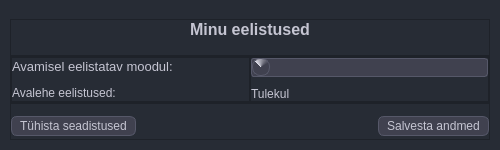
<?xml version="1.0" encoding="UTF-8"?>
<ui version="4.0">
 <class>Dialog</class>
 <widget class="QDialog" name="Dialog">
  <property name="geometry">
   <rect>
    <x>0</x>
    <y>0</y>
    <width>500</width>
    <height>150</height>
   </rect>
  </property>
  <property name="sizePolicy">
   <sizepolicy hsizetype="Fixed" vsizetype="Fixed">
    <horstretch>0</horstretch>
    <verstretch>0</verstretch>
   </sizepolicy>
  </property>
  <property name="windowTitle">
   <string>Kasutaja eelistused</string>
  </property>
  <property name="styleSheet">
   <string notr="true">/*üleüldine taust ja toonid*/
/*--gray-0: #fff;
    --gray-50: #f7f7f8;
    --gray-100: #ececf1;
    --gray-200: #d9d9e3;
    --gray-300: #c5c5d2;
    --gray-400: #acacbe;
    --gray-500: #8e8ea0;
    --gray-600: #565869;
    --gray-700: #40414f;
    --gray-800: #343541;
    --gray-900: #202123;
    --gray-950: #050509;
*/

/*style the combobox itself*/


QWidget{
    background-color: #272c35;
	color:#c5c5d2
}


/*esialgu jaotamata omadused*/
QComboBox{

	background-color:#40414f;
	color:#ececf1;
	border: 1px solid #565869;
	border-radius: 3px;
	padding-left: 5px
}

/*Style the dropdown area*/
QComboBox::drop-down{
	background-color: qconicalgradient(cx:0.5, cy:0.5, angle:135, stop:0.704545 rgba(64, 65, 79), stop:1 rgba(217, 217, 227));
	border: 1px solid #565869;
	border-radius: 8px;
	height:16px;
	width: 16px;
	subcontrol-origin: padding;
    subcontrol-position: left
}

QComboBox::on{

  	border: 0.5px solid #acacbe;
}

QAbstractItemView {
	background-color:#40414f;
	color:#ececf1;
	border: 1px solid #565869;
	border-radius: 4px;
	padding-left: 5px
}


QPushButton{
	padding: 2px 8px;
	text-align: center;
	border-radius: 6px;
	background-color:#40414f;
	border: 1px solid #565869;
}


QPushButton:hover{
    background-color: #8e8ea0;
	border: 0.5px solid #acacbe;
	color: #343541;
	text-align: center;	
	padding: 2px 8px;
    border-radius: 6px;
	
}

</string>
  </property>
  <layout class="QVBoxLayout" name="verticalLayout_2">
   <property name="spacing">
    <number>0</number>
   </property>
   <property name="leftMargin">
    <number>10</number>
   </property>
   <property name="topMargin">
    <number>19</number>
   </property>
   <property name="rightMargin">
    <number>10</number>
   </property>
   <property name="bottomMargin">
    <number>10</number>
   </property>
   <item>
    <widget class="QFrame" name="f_Label">
     <property name="frameShape">
      <enum>QFrame::StyledPanel</enum>
     </property>
     <property name="frameShadow">
      <enum>QFrame::Raised</enum>
     </property>
     <layout class="QVBoxLayout" name="verticalLayout">
      <property name="spacing">
       <number>0</number>
      </property>
      <property name="leftMargin">
       <number>0</number>
      </property>
      <property name="topMargin">
       <number>0</number>
      </property>
      <property name="rightMargin">
       <number>0</number>
      </property>
      <property name="bottomMargin">
       <number>0</number>
      </property>
      <item alignment="Qt::AlignHCenter|Qt::AlignTop">
       <widget class="QLabel" name="lbl_Heading">
        <property name="font">
         <font>
          <family>Tahoma</family>
          <pointsize>12</pointsize>
          <weight>75</weight>
          <bold>true</bold>
         </font>
        </property>
        <property name="text">
         <string>Minu eelistused</string>
        </property>
       </widget>
      </item>
     </layout>
    </widget>
   </item>
   <item>
    <widget class="QFrame" name="f_Main">
     <property name="frameShape">
      <enum>QFrame::StyledPanel</enum>
     </property>
     <property name="frameShadow">
      <enum>QFrame::Raised</enum>
     </property>
     <layout class="QHBoxLayout" name="horizontalLayout_2">
      <property name="spacing">
       <number>0</number>
      </property>
      <property name="leftMargin">
       <number>0</number>
      </property>
      <property name="topMargin">
       <number>0</number>
      </property>
      <property name="rightMargin">
       <number>0</number>
      </property>
      <property name="bottomMargin">
       <number>0</number>
      </property>
      <item>
       <widget class="QFrame" name="SubFrame_labels">
        <property name="frameShape">
         <enum>QFrame::StyledPanel</enum>
        </property>
        <property name="frameShadow">
         <enum>QFrame::Raised</enum>
        </property>
        <layout class="QVBoxLayout" name="verticalLayout_47">
         <property name="spacing">
          <number>10</number>
         </property>
         <property name="leftMargin">
          <number>0</number>
         </property>
         <property name="topMargin">
          <number>0</number>
         </property>
         <property name="rightMargin">
          <number>0</number>
         </property>
         <property name="bottomMargin">
          <number>0</number>
         </property>
         <item>
          <widget class="QLabel" name="lblCurrect_Cadastral">
           <property name="font">
            <font>
             <family>Tahoma</family>
             <pointsize>10</pointsize>
            </font>
           </property>
           <property name="text">
            <string>Avamisel eelistatav moodul:</string>
           </property>
          </widget>
         </item>
         <item>
          <widget class="QLabel" name="label">
           <property name="text">
            <string>Avalehe eelistused:</string>
           </property>
          </widget>
         </item>
        </layout>
       </widget>
      </item>
      <item>
       <widget class="QFrame" name="subFrame_comboBoxes">
        <property name="frameShape">
         <enum>QFrame::StyledPanel</enum>
        </property>
        <property name="frameShadow">
         <enum>QFrame::Raised</enum>
        </property>
        <layout class="QVBoxLayout" name="verticalLayout_48">
         <property name="spacing">
          <number>10</number>
         </property>
         <property name="leftMargin">
          <number>0</number>
         </property>
         <property name="topMargin">
          <number>0</number>
         </property>
         <property name="rightMargin">
          <number>0</number>
         </property>
         <property name="bottomMargin">
          <number>0</number>
         </property>
         <item>
          <widget class="QComboBox" name="cmbUserLayers">
           <property name="baseSize">
            <size>
             <width>0</width>
             <height>0</height>
            </size>
           </property>
           <property name="font">
            <font>
             <pointsize>10</pointsize>
            </font>
           </property>
           <property name="sizeAdjustPolicy">
            <enum>QComboBox::AdjustToContents</enum>
           </property>
           <property name="iconSize">
            <size>
             <width>6</width>
             <height>6</height>
            </size>
           </property>
           <item>
            <property name="text">
             <string/>
            </property>
           </item>
           <item>
            <property name="text">
             <string/>
            </property>
           </item>
           <item>
            <property name="text">
             <string/>
            </property>
           </item>
           <item>
            <property name="text">
             <string/>
            </property>
           </item>
          </widget>
         </item>
         <item>
          <widget class="QLabel" name="label_2">
           <property name="text">
            <string>Tulekul</string>
           </property>
          </widget>
         </item>
        </layout>
       </widget>
      </item>
     </layout>
    </widget>
   </item>
   <item>
    <widget class="QFrame" name="f_Buttons">
     <property name="frameShape">
      <enum>QFrame::StyledPanel</enum>
     </property>
     <property name="frameShadow">
      <enum>QFrame::Raised</enum>
     </property>
     <layout class="QHBoxLayout" name="horizontalLayout">
      <property name="spacing">
       <number>0</number>
      </property>
      <property name="leftMargin">
       <number>0</number>
      </property>
      <property name="topMargin">
       <number>10</number>
      </property>
      <property name="rightMargin">
       <number>0</number>
      </property>
      <property name="bottomMargin">
       <number>0</number>
      </property>
      <item>
       <widget class="QPushButton" name="pbDel_Project_Settings">
        <property name="text">
         <string>Tühista seadistused</string>
        </property>
        <property name="icon">
         <iconset>
          <normaloff>../../icons/Icons_hele/x-square.svg</normaloff>../../icons/Icons_hele/x-square.svg</iconset>
        </property>
        <property name="iconSize">
         <size>
          <width>16</width>
          <height>16</height>
         </size>
        </property>
       </widget>
      </item>
      <item>
       <spacer name="horizontalSpacer">
        <property name="orientation">
         <enum>Qt::Horizontal</enum>
        </property>
        <property name="sizeHint" stdset="0">
         <size>
          <width>411</width>
          <height>20</height>
         </size>
        </property>
       </spacer>
      </item>
      <item>
       <widget class="QPushButton" name="pbSave_Projects_Settings">
        <property name="font">
         <font>
          <family>Tahoma</family>
         </font>
        </property>
        <property name="text">
         <string>Salvesta andmed</string>
        </property>
        <property name="icon">
         <iconset>
          <normaloff>../../icons/Icons_hele/save.svg</normaloff>../../icons/Icons_hele/save.svg</iconset>
        </property>
        <property name="iconSize">
         <size>
          <width>18</width>
          <height>18</height>
         </size>
        </property>
       </widget>
      </item>
     </layout>
    </widget>
   </item>
  </layout>
 </widget>
 <resources/>
 <connections/>
</ui>
